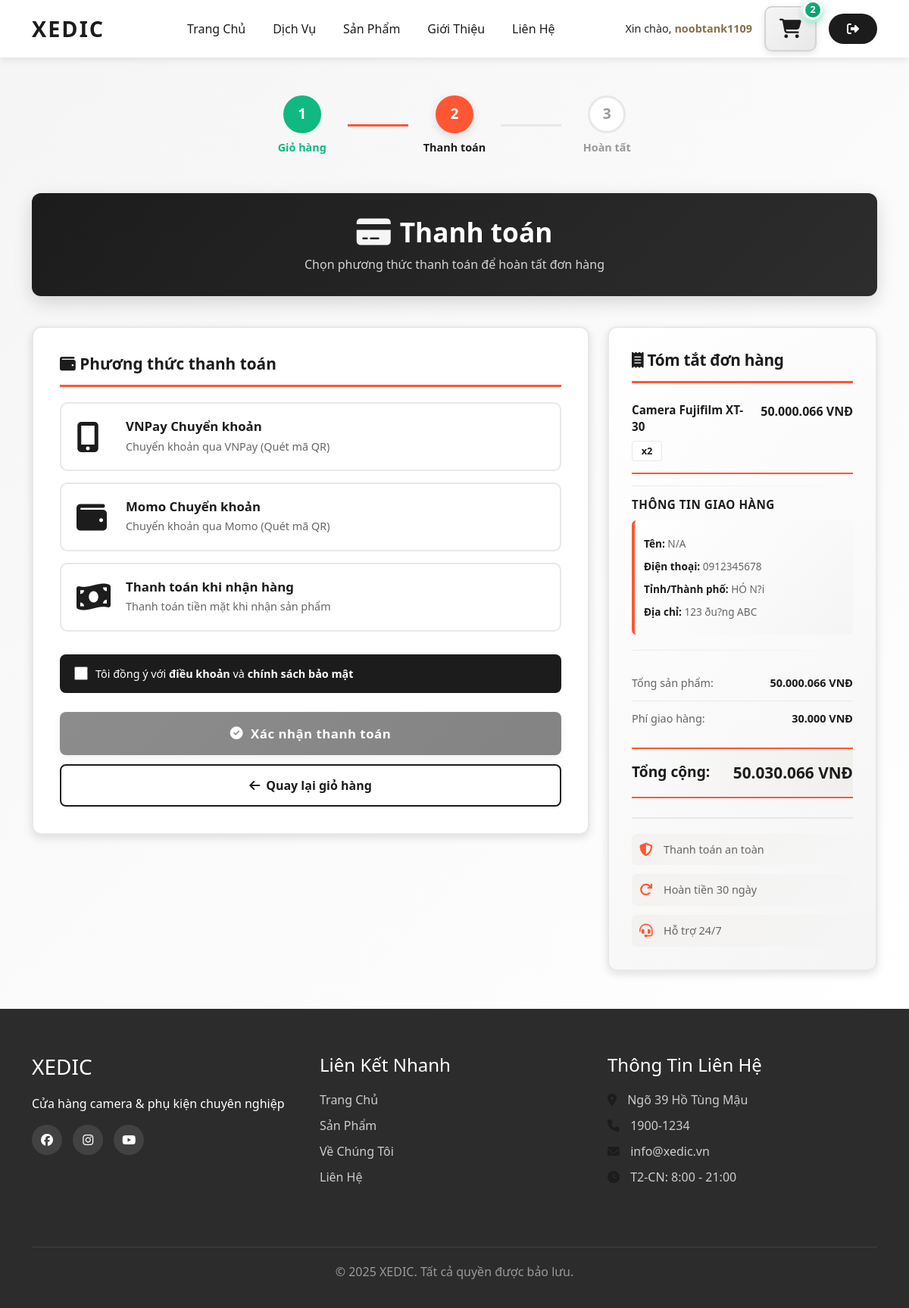
The app's page /checkout.php (signed in) with its own data.
### tables this page shows
CREATE TABLE `cart` (
  `id` int(11) NOT NULL,
  `user_id` int(11) NOT NULL,
  `product_id` int(11) NOT NULL,
  `quantity` int(11) NOT NULL DEFAULT 1,
  `created_at` timestamp NOT NULL DEFAULT current_timestamp(),
  `updated_at` timestamp NOT NULL DEFAULT current_timestamp() ON UPDATE current_timestamp()
);

CREATE TABLE `products` (
  `id` int(11) NOT NULL,
  `name` varchar(255) NOT NULL,
  `slug` varchar(255) NOT NULL,
  `description` text NOT NULL,
  `price` decimal(12,2) NOT NULL,
  `image` varchar(500) DEFAULT NULL,
  `category` varchar(100) DEFAULT NULL,
  `brand_id` int(11) DEFAULT NULL,
  `badge` varchar(50) DEFAULT NULL,
  `is_featured` tinyint(1) DEFAULT 0,
  `stock` int(11) DEFAULT 0,
  `views` int(11) DEFAULT 0,
  `created_at` timestamp NOT NULL DEFAULT current_timestamp(),
  `updated_at` timestamp NOT NULL DEFAULT current_timestamp() ON UPDATE current_timestamp()
);

CREATE TABLE `shipping_info` (
  `id` int(11) NOT NULL,
  `user_id` int(11) NOT NULL,
  `phone` varchar(20) NOT NULL,
  `province` varchar(100) NOT NULL,
  `address` varchar(255) NOT NULL,
  `created_at` timestamp NOT NULL DEFAULT current_timestamp(),
  `updated_at` timestamp NOT NULL DEFAULT current_timestamp() ON UPDATE current_timestamp()
);

### classes/Payment.php (called while the page is built, shortened)
<?php
class Payment {
    public static function getPaymentMethods() {
        return self::PAYMENT_METHODS;
    }
}
?>

### classes/Cart.php (called while the page is built, shortened)
<?php
require_once __DIR__ . '/../config/database.php';
class Cart {
    private $db;
    private $table = 'cart';
    private $user_id;
    public function __construct($user_id = null) {
        $database = new Database();
        $this->db = $database->getConnection();
        $this->user_id = $user_id;
    }
    public function getItems() {
        try {
            $query = "SELECT c.*, p.name, p.price, p.image, p.stock, p.category
                      FROM {$this->table} c
                      JOIN products p ON c.product_id = p.id
                      WHERE c.user_id = ?
                      ORDER BY c.created_at DESC";
            $stmt = $this->db->prepare($query);
            $stmt->execute([$this->user_id]);
            return $stmt->fetchAll(PDO::FETCH_ASSOC);
        } catch (PDOException $e) {
            error_log('Get Cart Items Error: ' . $e->getMessage());
            return [];
        }
    }
    public function getTotal() {
        try {
            $query = "SELECT SUM(c.quantity * p.price) as total
                      FROM {$this->table} c
                      JOIN products p ON c.product_id = p.id
                      WHERE c.user_id = ?";
            $stmt = $this->db->prepare($query);
            $stmt->execute([$this->user_id]);
            $result = $stmt->fetch(PDO::FETCH_ASSOC);
            return $result['total'] ?? 0;
        } catch (PDOException $e) {
            error_log('Get Total Error: ' . $e->getMessage());
            return 0;
        }
    }
}
?>

### config/database.php (called while the page is built, shortened)
<?php
class Database {
    private $host = "localhost";
    private $db_name = "camera_db";
    private $username = "root";
    private $password = "root";
    public function getConnection() {
        $this->conn = null;
        try {
            $this->conn = new PDO(
                "mysql:host=" . $this->host . ";dbname=" . $this->db_name . ";charset=utf8mb4",
                $this->username,
                $this->password,
                array(PDO::MYSQL_ATTR_INIT_COMMAND => "SET NAMES utf8mb4")
            );
            $this->conn->setAttribute(PDO::ATTR_ERRMODE, PDO::ERRMODE_EXCEPTION);
            $this->conn->exec("SET NAMES utf8mb4");
            $this->conn->exec("SET CHARACTER SET utf8mb4");
            $this->conn->exec("SET CHARACTER_SET_CONNECTION=utf8mb4");
            $this->conn->exec("SET collation_connection=utf8mb4_unicode_ci");
        } catch(PDOException $e) {
            echo "Connection error: " . $e->getMessage();
            return null;
        }
        return $this->conn;
    }
}

### classes/Product.php (called while the page is built, shortened)
<?php
class Product {
    public static function formatPrice($price) {
        return number_format($price, 0, ',', '.') . ' VNĐ';
    }
}
?>

### classes/ShippingInfo.php (called while the page is built, shortened)
<?php
class ShippingInfo {
    private $db;
    private $table = 'shipping_info';
    private $user_id;
    private $freeShippingProvinces = ['Hà Nội'];
    private $standardShippingFee = 30000;
    public function __construct($user_id = null) {
        $database = new Database();
        $this->db = $database->getConnection();
        $this->user_id = $user_id;
    }
    public function get() {
        try {
            $stmt = $this->db->prepare("SELECT * FROM {$this->table} WHERE user_id = ?");
            $stmt->execute([$this->user_id]);
            return $stmt->fetch(PDO::FETCH_ASSOC);
        } catch (PDOException $e) {
            error_log('Get Shipping Info Error: ' . $e->getMessage());
            return null;
        }
    }
    public function calculateShippingFee($province) {
        return in_array($province, $this->freeShippingProvinces) ? 0 : $this->standardShippingFee;
    }
}
?>

### checkout.php (the view, shortened to what this page needs)
<?php
require_once 'config/database.php';
require_once 'classes/Product.php';
require_once 'classes/Cart.php';
require_once 'classes/ShippingInfo.php';
require_once 'classes/Payment.php';
$userId = $_SESSION['user_id'];
$cart = new Cart($userId);
$cartItems = $cart->getItems();
$subtotal = $cart->getTotal();
$shippingInfo = new ShippingInfo($userId);
$shippingData = $shippingInfo->get();
$paymentMethods = Payment::getPaymentMethods();
?>
<!DOCTYPE html>
<html lang="vi">
<head>
    <link href="https://cdn.jsdelivr.net/npm/bootstrap@5.3.2/dist/css/bootstrap.min.css" rel="stylesheet">
    <link rel="stylesheet" href="https://cdnjs.cloudflare.com/ajax/libs/font-awesome/6.5.1/css/all.min.css">
    <link href="css/style.css" rel="stylesheet">
    <link href="css/checkout.css" rel="stylesheet">
</head>
<body>
    <?php include 'includes/header.php'; ?>
    <section class="checkout-page">
        <div class="container">
            <div class="checkout-progress">
                <div class="progress-step completed">
                    <div class="step-number">1</div>
                    <div class="step-title">Giỏ hàng</div>
                </div>
                <div class="progress-line completed"></div>
                <div class="progress-step active">
                    <div class="step-number">2</div>
                    <div class="step-title">Thanh toán</div>
                </div>
                <div class="progress-line"></div>
                <div class="progress-step">
                    <div class="step-number">3</div>
                    <div class="step-title">Hoàn tất</div>
                </div>
            </div>
            <div class="checkout-header">
                <h1><i class="fas fa-credit-card"></i> Thanh toán</h1>
                <p>Chọn phương thức thanh toán để hoàn tất đơn hàng</p>
            </div>
            <div class="row g-4">
                <div class="col-lg-8">
                    <div class="payment-methods-container">
                        <h3><i class="fas fa-wallet"></i> Phương thức thanh toán</h3>
                        <form id="paymentForm">
                            <div class="payment-methods-list">
                                <?php foreach ($paymentMethods as $method): ?>
                                    <label class="payment-method-card">
                                        <div class="method-content">
                                            <div class="method-header">
                                                <i class="<?php echo htmlspecialchars($method['icon']); ?>"></i>
                                                <div class="method-info">
                                                    <h4><?php echo htmlspecialchars($method['name']); ?></h4>
                                                    <p><?php echo htmlspecialchars($method['description']); ?></p>
                                                </div>
                                            </div>
                                            <div class="method-badge">
                                            </div>
                                        </div>
                                    </label>
                                <?php endforeach; ?>
                            </div>
                            <div class="payment-terms">
                                <label class="terms-checkbox">
                                    <input type="checkbox" id="agreeTerms" name="agree_terms" required>
                                    <span>Tôi đồng ý với <a href="#">điều khoản</a> và <a href="#">chính sách bảo mật</a></span>
                                </label>
                            </div>
                            <button type="submit" class="btn-confirm-payment" disabled>
                                <i class="fas fa-check-circle"></i> Xác nhận thanh toán
                            </button>
                            <a href="cart.php" class="btn-back-cart">
                                <i class="fas fa-arrow-left"></i> Quay lại giỏ hàng
                            </a>
                        </form>
                    </div>
                </div>
                <div class="col-lg-4">
                    <div class="order-summary">
                        <h3><i class="fas fa-receipt"></i> Tóm tắt đơn hàng</h3>
                        <div class="summary-products-checkout">
                            <?php foreach ($cartItems as $item): ?>
                                <div class="summary-product-item-checkout">
                                    <div class="product-info-checkout">
                                        <span class="product-name-checkout"><?php echo htmlspecialchars($item['name']); ?></span>
                                        <span class="product-qty-checkout">x<?php echo $item['quantity']; ?></span>
                                    </div>
                                    <span class="product-price-checkout"><?php echo Product::formatPrice($item['price'] * $item['quantity']); ?></span>
                                </div>
                            <?php endforeach; ?>
                        </div>
                        <div class="summary-divider-checkout"></div>
                        <div class="summary-section">
                            <h4>Thông tin giao hàng</h4>
                            <?php if ($shippingData): ?>
                                <div class="shipping-details">
                                    <p><strong>Tên:</strong> <?php echo htmlspecialchars($_SESSION['user_name'] ?? 'N/A'); ?></p>
                                    <p><strong>Điện thoại:</strong> <?php echo htmlspecialchars($shippingData['phone'] ?? 'N/A'); ?></p>
                                    <p><strong>Tỉnh/Thành phố:</strong> <?php echo htmlspecialchars($shippingData['province'] ?? 'N/A'); ?></p>
                                    <p><strong>Địa chỉ:</strong> <?php echo htmlspecialchars($shippingData['address'] ?? 'N/A'); ?></p>
                                </div>
                            <?php endif; ?>
                        </div>
                        <div class="summary-divider-checkout"></div>
                        <div class="price-summary">
                            <div class="summary-row-checkout subtotal">
                                <span>Tổng sản phẩm:</span>
                                <span><?php echo Product::formatPrice($subtotal); ?></span>
                            </div>
                            <div class="summary-row-checkout shipping">
                                <span>Phí giao hàng:</span>
                                <span id="shippingFeeSummary">
                                    <?php
                                    if ($shippingData) {
                                        $shippingInfoObj = new ShippingInfo($userId);
                                        $fee = $shippingInfoObj->calculateShippingFee($shippingData['province']);
                                        echo Product::formatPrice($fee);
                                    } else {
                                        echo '<small style="color: #999;">Chưa xác định</small>';
                                    }
                                    ?>
                                </span>
                            </div>
                            <div class="summary-row-checkout total">
                                <span>Tổng cộng:</span>
                                <span id="totalAmount">
                                    <?php
                                    $shippingFee = 0;
                                    if ($shippingData) {
                                        $shippingInfoObj = new ShippingInfo($userId);
                                        $shippingFee = $shippingInfoObj->calculateShippingFee($shippingData['province']);
                                    }
                                    echo Product::formatPrice($subtotal + $shippingFee);
                                    ?>
                                </span>
                            </div>
                        </div>
                        <div class="order-guarantees">
                            <div class="guarantee-item">
                                <i class="fas fa-shield-alt"></i>
                                <span>Thanh toán an toàn</span>
                            </div>
                            <div class="guarantee-item">
                                <i class="fas fa-redo"></i>
                                <span>Hoàn tiền 30 ngày</span>
                            </div>
                            <div class="guarantee-item">
                                <i class="fas fa-headset"></i>
                                <span>Hỗ trợ 24/7</span>
                            </div>
                        </div>
                    </div>
                </div>
            </div>
        </div>
    </section>
    <?php include 'includes/footer.php'; ?>
</body>
</html>

### css/style.css (style rules this page uses)
:root { --primary-color: #1C1C1C; --secondary-color: #F5F5F5; --text-color: #1C1C1C; --accent-color: #FF5733; --light-gray: #E8E8E8; --dark-gray: #4A4A4A; --white: #FFFFFF; }
body { font-family: 'Segoe UI', Tahoma, Geneva, Verdana, sans-serif; color: var(--text-color); background-color: #fff; }

### records on screen
cart: product.name "Camera Fujifilm XT-30", quantity "2", Product::formatPrice($item['price'] * $item['quantity']) "50.000.066 VNĐ"
shipping_info: phone "0912345678", province "HÓ N?i", address "123 ðu?ng ABC", province "30.000 VNĐ"

### other values on screen
$_SESSION['username'] "noobtank1109"
$cartItemCount "2"
$method['name'] "VNPay Chuyển khoản"
$method['description'] "Chuyển khoản qua VNPay (Quét mã QR)"
$method['name'] "Momo Chuyển khoản"
$method['description'] "Chuyển khoản qua Momo (Quét mã QR)"
$method['name'] "Thanh toán khi nhận hàng"
$method['description'] "Thanh toán tiền mặt khi nhận sản phẩm"
$_SESSION['user_name'] "N/A"
Product::formatPrice($subtotal) "50.000.066 VNĐ"
Product::formatPrice($subtotal + $shippingFee) "50.030.066 VNĐ"
